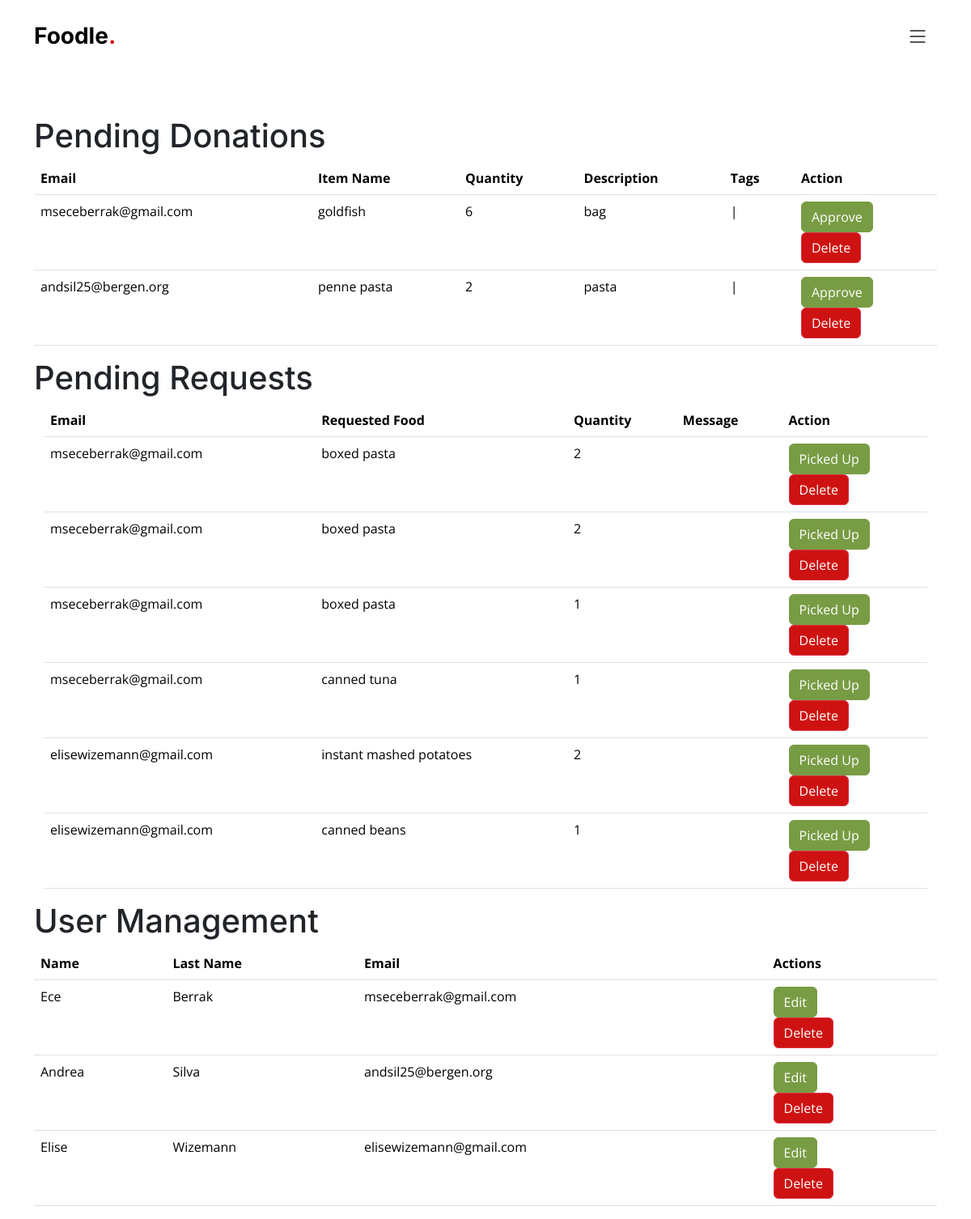
Page /admin (signed in) on the earlier database version.
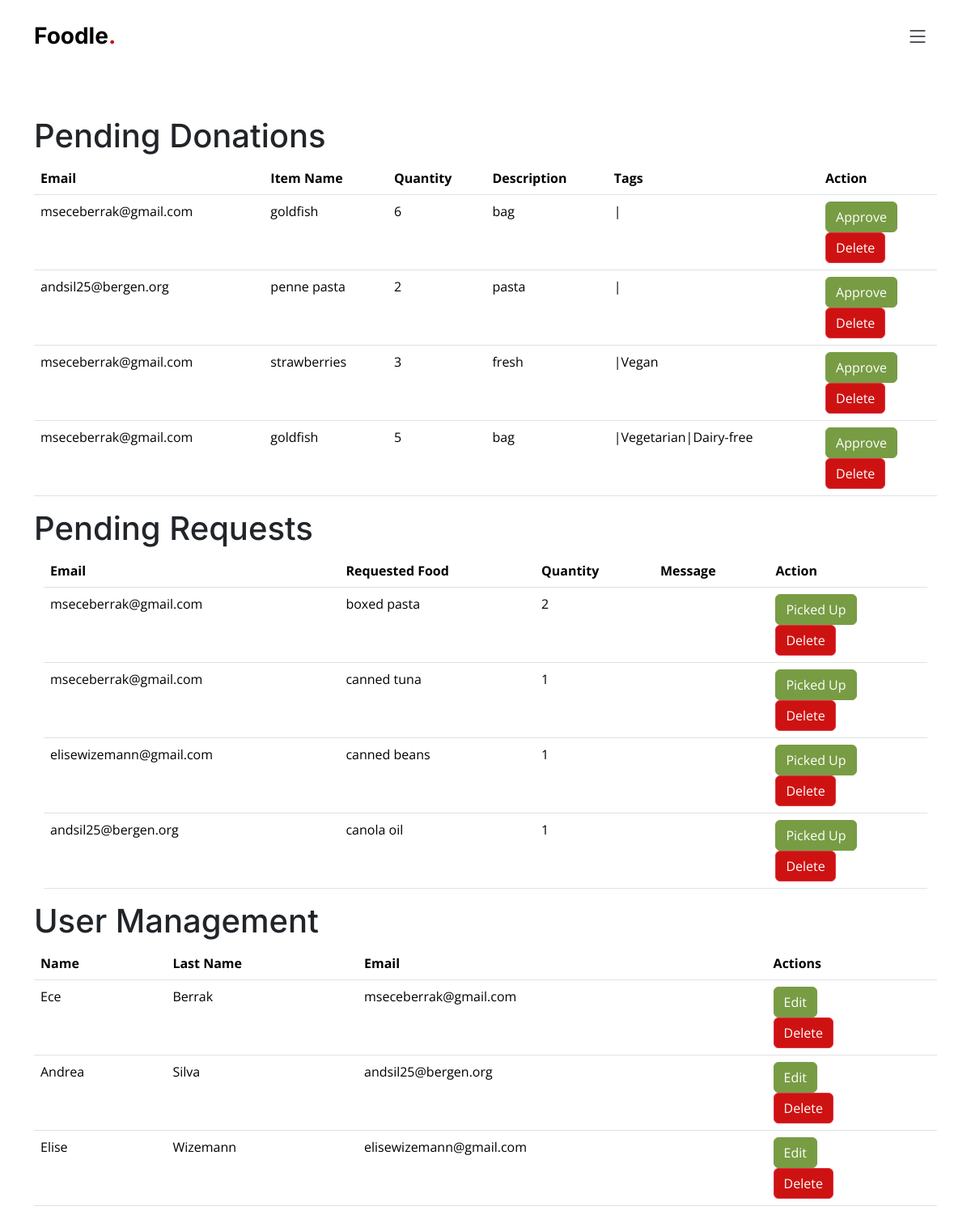
Same page on the later database version.
### app.py (models this page shows, shortened)
class Donation(db.Model):
    id = db.Column(db.Integer, primary_key=True)
    user_id = db.Column(db.Integer, db.ForeignKey('user.id'))
    email = db.Column(db.String(100))
    item_name = db.Column(db.String(100), nullable=False)
    quantity = db.Column(db.Integer, nullable=False)
    description = db.Column(db.String(255))
    status = db.Column(db.String(20), default='pending')
    tags = db.Column(db.String(255))
    bank = db.Column(db.String(255))
    user = db.relationship('User', back_populates='donations')

class User(db.Model, UserMixin):
    id = db.Column(db.Integer, primary_key=True)
    name = db.Column(db.String(255))
    last_name = db.Column(db.String(255))
    email = db.Column(db.String(255), unique=True, nullable=False)
    password_hash = db.Column(db.String(255), nullable=False)
    email_verification_token = db.Column(db.String(255))
    is_verified = db.Column(db.Boolean, default=False)
    userdonations = db.relationship('Donation', backref='donor', lazy=True)
    profile_picture = db.Column(db.LargeBinary)
    reset_token = db.Column(db.String(255))
    mfa_enabled = db.Column(db.Boolean, default=False)
    mfa_token = db.Column(db.String(255))
    donations = db.relationship('Donation', back_populates='user')

class Request(db.Model):
    id = db.Column(db.Integer, primary_key=True)
    email = db.Column(db.String(100), nullable=False)
    item_name = db.Column(db.String(100), nullable=False)
    description = db.Column(db.String(255))
    quantity = db.Column(db.Integer, nullable=False)
    bank = db.Column(db.String(255))
    status = db.Column(db.String(20), default='pending')

### app.py (the view)
@app.route('/admin')
@login_required
def admin_dashboard():
    if current_user.email != 'mseceberrak@gmail.com':
        flash('You are not authorized to access this page.', 'danger')
        return redirect(url_for('index'))
    pending_donations = Donation.query.filter_by(status='pending').all()
    pending_requests = Request.query.filter_by(status='pending').all()
    users = User.query.all()
    return render_template('admin_dashboard.html', pending_donations=pending_donations, pending_requests=pending_requests, users=users)

### app.py (called while the page is built)
@login_manager.user_loader
def load_user(user_id):
    return User.query.get(int(user_id))

### templates/admin_dashboard.html (shortened to what this page needs)
{%extends "base.html"%}
{%block content%}
<br><br><br><br><br><br>
<div class="container">
<h1>Pending Donations</h1>
<table class="table">
    <thead>
        <tr>
            <th>Email</th>
            <th>Item Name</th>
            <th>Quantity</th>
            <th>Description</th>
            <th>Tags</th>
            <th>Action</th>
        </tr>
    </thead>
    <tbody class="table-body">
        {% for donation in pending_donations %}
        <tr class="table-row">
            <td>{{ donation.user.email }}</td>
            <td>{{ donation.item_name }}</td>
            <td>{{ donation.quantity }}</td>
            <td>{{ donation.description }}</td>
            <td>{{ donation.tags }}</td>
            <td>
                <form method="post" action="{{ url_for('admin_approve_donation', donation_id=donation.id) }}">
                    <button type="submit" class="btn btn-success">Approve</button>
                </form>
                <form method="post" action="{{ url_for('admin_delete_donation', donation_id=donation.id) }}" onsubmit="return confirm('Are you sure you want to delete this donation?');">
                    <button type="submit" class="btn btn-danger">Delete</button>
                </form>
            </td>
        </tr>
        {% endfor %}
    </tbody>
</table>
<h1>Pending Requests</h1>
<div class="container">
    <table class="table">
        <thead>
            <tr>
                <th>Email</th>
                <th>Requested Food</th>
                <th>Quantity</th>
                <th>Message</th>
                <th>Action</th>
            </tr>
        </thead>
        <tbody >
            {% for request in pending_requests %}
            <tr class="table-row">
                <td>{{ request.email }}</td>
                <td>{{ request.item_name }}</td>
                <td>{{ request.quantity }}</td>
                <td>{{ request.message }}</td>
                <td>
                    <form method="post" action="{{ url_for('mark_request_as_picked_up', request_id=request.id) }}">
                        <button type="submit" class="btn btn-success">Picked Up</button>
                    </form>
                    <form method="post" action="{{ url_for('admin_delete_request', request_id=request.id) }}" onsubmit="return confirm('Are you sure you want to delete this request?');">
                        <button type="submit" class="btn btn-danger">Delete</button>
                    </form>
                </td>
            </tr>
            {% endfor %}
        </tbody>
    </table>
</div>
<h1>User Management</h1>
<table class="table">
    <thead>
        <tr class="table-row">
            <th>Name</th>
            <th>Last Name</th>
            <th>Email</th>
            <th>Actions</th>
        </tr>
    </thead>
    <tbody class="table-body">
        {% for user in users %}
        <tr>
            <td>{{ user.name }}</td>
            <td>{{ user.last_name }}</td>
            <td>{{ user.email }}</td>
            <td>
                <a class="btn btn-success" href="{{ url_for('admin_edit_user', user_id=user.id) }}">Edit</a>
                <form method="post" action="{{ url_for('admin_delete_user', user_id=user.id) }}" onsubmit="return confirm('Are you sure you want to delete this user?');">
                    <button type="submit" class="btn btn-danger">Delete</button>
                </form>
            </td>
        </tr>
        {% endfor %}
    </tbody>
</table>
</div>
{%endblock%}

Differences in the rows shown:
no longer on this page (row edited): Request: email "mseceberrak@gmail.com", item_name "boxed pasta", quantity "2"
no longer on this page (row edited): Request: email "mseceberrak@gmail.com", item_name "boxed pasta", quantity "1"
no longer on this page (row edited): Request: email "elisewizemann@gmail.com", item_name "instant mashed potatoes", quantity "2"
added Donation: user.email "mseceberrak@gmail.com", item_name "strawberries", quantity "3", description "fresh", tags "|Vegan"
added Donation: user.email "mseceberrak@gmail.com", item_name "goldfish", quantity "5", description "bag", tags "|Vegetarian|Dairy-free"
added Request: email "andsil25@bergen.org", item_name "canola oil", quantity "1"
